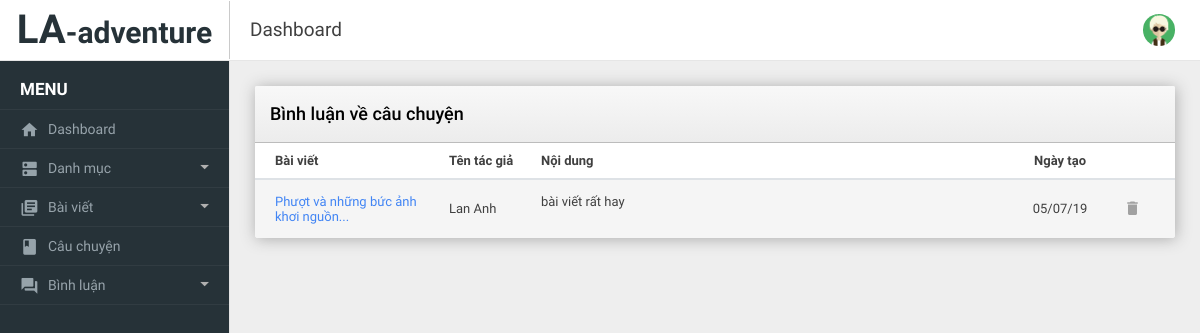
The page /admin/binhluancauchuyen.php (signed in) on the database its author committed.
### tables this page shows
CREATE TABLE `binhluan` (
  `id` int(11) NOT NULL,
  `foreign_id` int(11) NOT NULL,
  `user_id` int(11) NOT NULL,
  `binhluan_kieu` varchar(50) NOT NULL,
  `binhluan_noidung` text NOT NULL,
  `binhluan_ngay` date NOT NULL
);

CREATE TABLE `cauchuyen` (
  `id` int(11) NOT NULL,
  `user_id` int(11) NOT NULL,
  `cauchuyen_tieude` varchar(150) NOT NULL,
  `cauchuyen_noidung` text NOT NULL,
  `cauchuyen_ngay` date NOT NULL,
  `cauchuyen_trangthai` tinyint(4) NOT NULL,
  `cauchuyen_hot` tinyint(4) NOT NULL
);

CREATE TABLE `user` (
  `id` int(11) NOT NULL,
  `name` varchar(100) NOT NULL,
  `email` varchar(150) NOT NULL,
  `password` varchar(100) NOT NULL,
  `role` tinyint(4) NOT NULL,
  `phone` varchar(11) NOT NULL,
  `address` varchar(150) NOT NULL,
  `active` int(11) DEFAULT NULL
);

### includes/functions.php (called while the page is built, shortened)
<?php
    function the_excerpt($text, $string = 400) {
        $sanitized = strip_tags($text);
        if(strlen($sanitized) > $string) {
            $cutString = substr($sanitized,0,$string);
            $words = substr($sanitized, 0, strrpos($cutString, ' '));
            return $words .'...';
        } else {
            return $sanitized;
        }
    }
?>

### admin/binhluancauchuyen.php (the view, shortened to what this page needs)
<?php include('../includes/mysqli_connect.php');?>
<?php include('../includes/functions.php');?>
<?php include('includes/header.php');?>
<?php include('includes/top-header.php');?>
<?php include('includes/left-sidebar.php');?>
<div class="be-content">
    <div class="main-content container-fluid">
      <div class="row">
        <div class="col-md-12">
          <div class="card card-table">
            <div class="card-header">Bình luận về câu chuyện</div>
            <div class="card-body table-responsive">
                <table class="table table-striped table-hover" style="font-size: 13px">
                    <thead>
                        <tr>
                            <th style="width:20%;"><a href="binhluancauchuyen.php?sort=title">Bài viết</a></th>
                            <th style="width:10%;"><a href="binhluancauchuyen.php?sort=name">Tên tác giả</a></th>
                            <th>Nội dung</th>
                            <th style="width:80px;" class="actions"><a href="binhluancauchuyen.php?sort=by">Ngày tạo</a></th>
                            <th style="width:75px;" class="actions"></th>
                        </tr>
                    </thead>
                    <tbody>
                      <?php
                      if(isset($_GET['sort'])) {
                        switch ($_GET['sort']) {
                          case 'title':
                            $order_by = 'cauchuyen_tieude';
                            break;
                          case 'name':
                            $order_by = 'uname';
                            break;
                          case 'by':
                            $order_by = 'date';
                            break;
                          default:
                            $order_by = 'bid';
                            break;
                        }
                      } else {
                        $order_by = 'bid';
                      }
                      $query = "SELECT b.id AS bid, t.id AS tid, t.cauchuyen_tieude, u.name AS uname, b.binhluan_noidung, DATE_FORMAT(b.binhluan_ngay, '%d/%m/%y') AS date ";
                      $query .= " FROM binhluan AS b";
                      $query .= " INNER JOIN cauchuyen AS t";
                      $query .= " ON b.foreign_id = t.id ";
                      $query .= " INNER JOIN user AS u ";
                      $query .= " ON (b.user_id = u.id) ";
                      $query .= " WHERE binhluan_kieu = 'cauchuyen'";
                      $query .= " ORDER BY {$order_by} ASC";
                          if ($result = $dbc->query($query)) {
                            while ($binhluan = $result->fetch_array(MYSQLI_ASSOC)) {
                              echo "
                                <tr>
                                  <td><a target='_blank' href='".BASE_URL."/chitietcauchuyen.php?id={$binhluan['tid']}'>".the_excerpt($binhluan['cauchuyen_tieude'], 50)."</a></td>
                                  <td>".the_excerpt($binhluan['uname'], 100)."</td>
                                  <td>{$binhluan['binhluan_noidung']}</td>
                                  <td class='actions'>{$binhluan['date']}</td>
                                  <td class='actions'>
                                    <span style='padding:0 3px'>
                                    <a id='{$binhluan['bid']}' class='icon remove'><i class='mdi mdi-delete'></i>
                                    </a>
                                    </span>
                                  </td>
                              </tr>
                              ";
                            }
                          }
                       ?>
                    </tbody>
                </table>
            </div>
        </div>
        </div>
      </div>
    </div>
</div>
<?php include('includes/footer.php');?>

### admin/assets/css/style.css (style rules this page uses)
th a { color: #404040; }

### rows shown on the page
binhluan: cauchuyen.cauchuyen_tieude "Phượt và những bức ảnh khơi nguồn...", user.name "Lan Anh", binhluan_noidung "bài viết rất hay", date "05/07/19"
